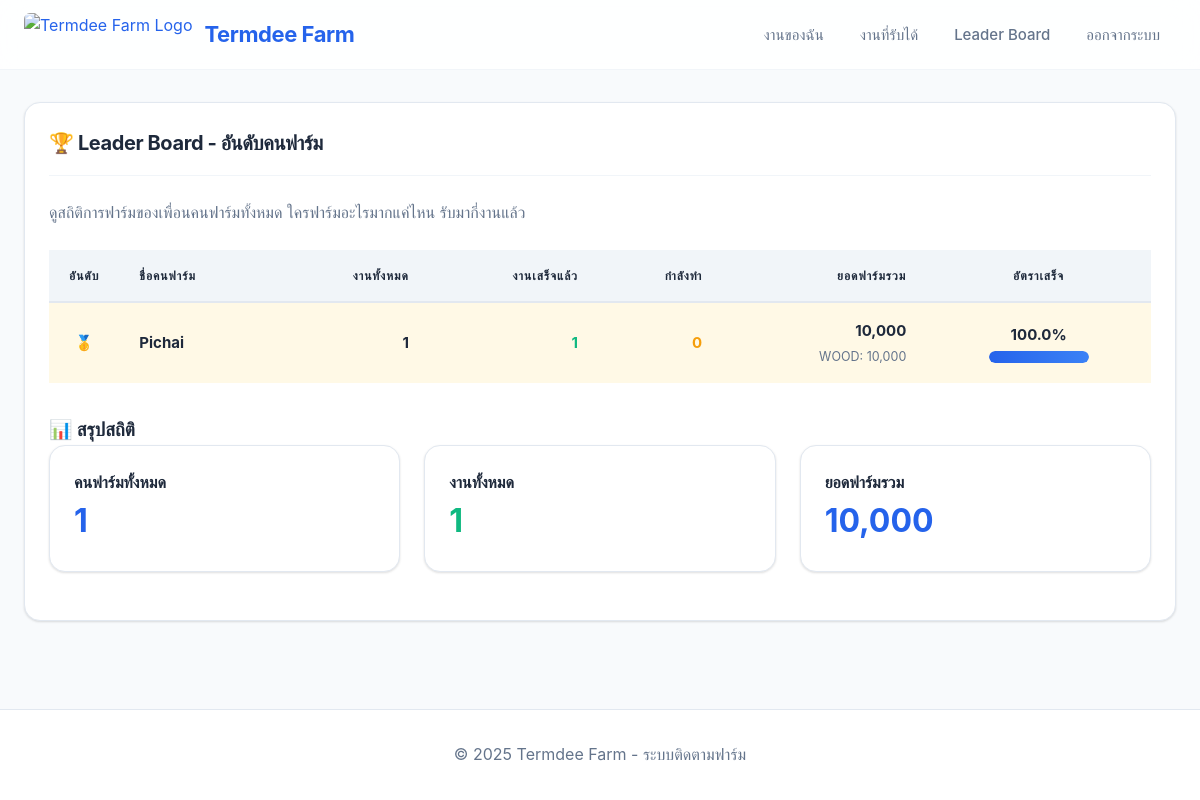
Page /farmer/leaderboard (signed in) on the committed database.
### models.py (models this page shows)
class User(UserMixin, db.Model):
    __tablename__ = 'users'
    id = db.Column(db.Integer, primary_key=True)
    username = db.Column(db.String(80), unique=True, nullable=False)
    password_hash = db.Column(db.String(255), nullable=False)
    role = db.Column(db.String(20), nullable=False)  # super_admin, admin, farmer
    display_name = db.Column(db.String(100))
    real_name = db.Column(db.String(200))  # ชื่อจริง
    bank_name = db.Column(db.String(200))  # ชื่อธนาคาร
    bank_account = db.Column(db.String(100))  # บัญชีธนาคาร
    user_title = db.Column(db.String(50))  # ยศผู้ใช้ (เช่น Senior Farmer, Junior Farmer)
    active = db.Column(db.Boolean, default=True)
    created_at = db.Column(db.DateTime, default=datetime.utcnow)
    last_seen_at = db.Column(db.DateTime)
    tasks = db.relationship('Task', backref='farmer', lazy=True)
    logs = db.relationship('Log', backref='actor', lazy=True)

class Task(db.Model):
    __tablename__ = 'tasks'
    id = db.Column(db.Integer, primary_key=True)
    order_id = db.Column(db.Integer, db.ForeignKey('orders.id'), nullable=False)
    farmer_id = db.Column(db.Integer, db.ForeignKey('users.id'), nullable=True)
    server_name = db.Column(db.String(100))
    item_type = db.Column(db.String(50))
    target_amount = db.Column(db.Integer, default=0)
    current_amount = db.Column(db.Integer, default=0)
    status = db.Column(db.String(30), default='assigned')  # assigned, accepted, farming, paused, ready_to_deliver, delivered
    created_at = db.Column(db.DateTime, default=datetime.utcnow)
    accepted_at = db.Column(db.DateTime)
    started_at = db.Column(db.DateTime)
    finished_at = db.Column(db.DateTime)
    updated_at = db.Column(db.DateTime, default=datetime.utcnow, onupdate=datetime.utcnow)
    planned_start = db.Column(db.DateTime)  # เวลาที่วางแผนจะเริ่มงาน
    planned_duration_hours = db.Column(db.Float)  # ระยะเวลาที่คาดว่าจะใช้ (ชั่วโมง)
    note_farmer = db.Column(db.Text)
    logs = db.relationship('Log', backref='task', lazy=True)

### app.py (the view)
@app.route('/farmer/leaderboard')
@farmer_required
def farmer_leaderboard():
    farmers = User.query.filter_by(role='farmer').all()
    leaderboard = []
    for farmer in farmers:
        total_tasks = Task.query.filter_by(farmer_id=farmer.id).count()
        completed_tasks = Task.query.filter_by(farmer_id=farmer.id, status='delivered').count()
        active_tasks = Task.query.filter_by(farmer_id=farmer.id).filter(
            Task.status.in_(['assigned', 'accepted', 'farming', 'paused', 'ready_to_deliver'])
        ).count()
        tasks = Task.query.filter_by(farmer_id=farmer.id).all()
        total_amount = sum(t.current_amount for t in tasks)
        item_breakdown = {}
        for t in tasks:
            if t.item_type:
                item_breakdown[t.item_type] = item_breakdown.get(t.item_type, 0) + t.current_amount
        leaderboard.append({
            'farmer': farmer,
            'total_tasks': total_tasks,
            'completed_tasks': completed_tasks,
            'active_tasks': active_tasks,
            'total_amount': total_amount,
            'item_breakdown': item_breakdown
        })
    leaderboard.sort(key=lambda x: (x['completed_tasks'], x['total_amount']), reverse=True)
    return render_template('farmer/leaderboard.html', leaderboard=leaderboard)

### app.py (called while the page is built)
@login_manager.user_loader
def load_user(user_id):
    try:
        return User.query.get(int(user_id))
    except (ValueError, TypeError):
        return None

@app.context_processor
def utility_processor():
    return dict(get_status_th=get_status_th, Settings=Settings)

def farmer_required(f):
    @wraps(f)
    @login_required
    def decorated_function(*args, **kwargs):
        if current_user.role not in ['farmer', 'admin']:
            flash('คุณไม่มีสิทธิ์เข้าถึงหน้านี้', 'error')
            return redirect(url_for('index'))
        return f(*args, **kwargs)
    return decorated_function

### templates/farmer/leaderboard.html (shortened to what this page needs)
{% extends "base.html" %}
{% block content %}
<div class="card">
    <div class="card-header">
        <h1 class="card-title">🏆 Leader Board - อันดับคนฟาร์ม</h1>
    </div>
    <div class="mt-3">
        <p style="color: var(--text-secondary); margin-bottom: 1.5rem;">
            ดูสถิติการฟาร์มของเพื่อนคนฟาร์มทั้งหมด ใครฟาร์มอะไรมากแค่ไหน รับมากี่งานแล้ว
        </p>
        {% if leaderboard %}
        <div class="table-responsive">
            <table class="table">
                <thead>
                    <tr>
                        <th style="width: 60px;" class="text-center">อันดับ</th>
                        <th>ชื่อคนฟาร์ม</th>
                        <th class="text-right">งานทั้งหมด</th>
                        <th class="text-right">งานเสร็จแล้ว</th>
                        <th class="text-right">กำลังทำ</th>
                        <th class="text-right">ยอดฟาร์มรวม</th>
                        <th class="text-center">อัตราเสร็จ</th>
                    </tr>
                </thead>
                <tbody>
                    {% for item in leaderboard %}
                    <tr {% if loop.index <= 3 %}style="background: {% if loop.index == 1 %}#fff9e6{% elif loop.index == 2 %}#f0f0f0{% else %}#fff4e6{% endif %};"{% endif %}>
                        <td data-label="อันดับ" class="text-center">
                            {% if loop.index == 1 %}
                                🥇
                            {% elif loop.index == 2 %}
                                🥈
                            {% elif loop.index == 3 %}
                                🥉
                            {% else %}
                                <strong>#{{ loop.index }}</strong>
                            {% endif %}
                        </td>
                        <td data-label="ชื่อคนฟาร์ม">
                            <strong>{{ item.farmer.display_name or item.farmer.username }}</strong>
                        </td>
                        <td data-label="งานทั้งหมด" class="text-right"><strong>{{ "{:,}".format(item.total_tasks) }}</strong></td>
                        <td data-label="งานเสร็จแล้ว" class="text-right"><span style="color: var(--success-color);"><strong>{{ "{:,}".format(item.completed_tasks) }}</strong></span></td>
                        <td data-label="กำลังทำ" class="text-right"><span style="color: var(--warning-color);"><strong>{{ "{:,}".format(item.active_tasks) }}</strong></span></td>
                        <td data-label="ยอดฟาร์มรวม" class="text-right">
                            <strong>{{ "{:,}".format(item.total_amount) }}</strong>
                            <small style="color: var(--text-secondary); display: block; margin-top: 0.25rem;">
                                {% if item.item_breakdown %}
                                    {% for item_type, amount in item.item_breakdown.items() %}
                                        <span class="item-{{ item_type }}">{{ item_type|upper }}: {{ "{:,}".format(amount) }}</span>
                                    {% endfor %}
                                {% endif %}
                            </small>
                        </td>
                        <td data-label="อัตราเสร็จ" class="text-center">
                            {% if item.total_tasks > 0 %}
                                {% set completion_rate = (item.completed_tasks / item.total_tasks * 100) %}
                                <strong>{{ "%.1f"|format(completion_rate) }}%</strong>
                                <div class="progress" style="width: 100px; margin: 0.25rem auto 0;">
                                    <div class="progress-bar" style="width: {{ completion_rate }}%"></div>
                                </div>
                            {% else %}
                                -
                            {% endif %}
                        </td>
                    </tr>
                    {% endfor %}
                </tbody>
            </table>
        </div>
        {% else %}
        <p class="text-center">ยังไม่มีข้อมูล</p>
        {% endif %}
    </div>
    <div class="mt-4">
        <h3>📊 สรุปสถิติ</h3>
        <div class="grid grid-3">
            <div class="card">
                <h4>คนฟาร์มทั้งหมด</h4>
                <p style="font-size: 2rem; font-weight: bold; color: var(--primary-color);">
                    {{ leaderboard|length }}
                </p>
            </div>
            <div class="card">
                <h4>งานทั้งหมด</h4>
                <p style="font-size: 2rem; font-weight: bold; color: var(--success-color);">
                    {{ leaderboard|sum(attribute='total_tasks') if leaderboard else 0 }}
                </p>
            </div>
            <div class="card">
                <h4>ยอดฟาร์มรวม</h4>
                <p style="font-size: 2rem; font-weight: bold; color: var(--primary-color);">
                    {{ "{:,}".format(leaderboard|sum(attribute='total_amount') if leaderboard else 0) }}
                </p>
            </div>
        </div>
    </div>
</div>
{% endblock %}

### rows in the picture
User: farmer "Pichai"
Task: item_type "WOOD", amount "10,000"

### other values in the picture
{{ "{:,}".format(item.total_tasks) }} "1"
{{ "{:,}".format(item.completed_tasks) }} "1"
{{ "{:,}".format(item.active_tasks) }} "0"
{{ "{:,}".format(item.total_amount) }} "10,000"
{{ "%.1f"|format(completion_rate) }} "100.0"
{{ leaderboard|length }} "1"
{{ leaderboard|sum(attribute='total_tasks') if leaderboard else 0 }} "1"
